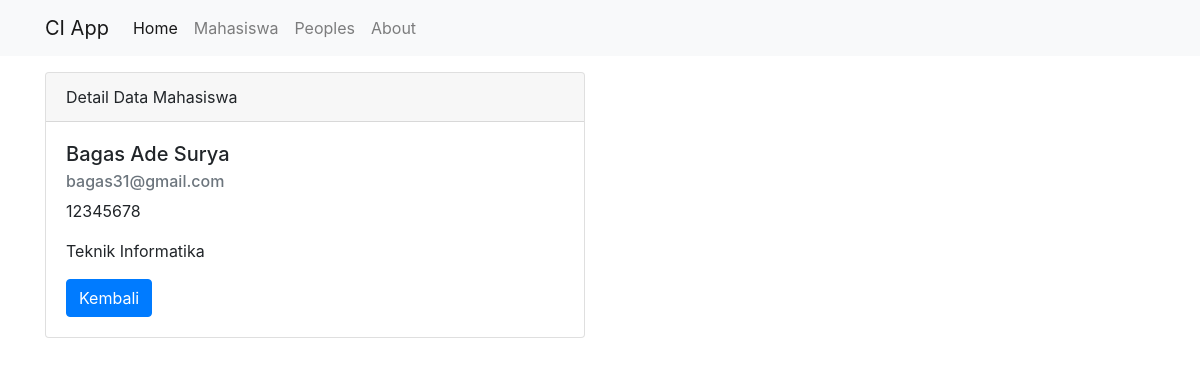
The page /mahasiswa/detail/16 on the database as committed earlier.
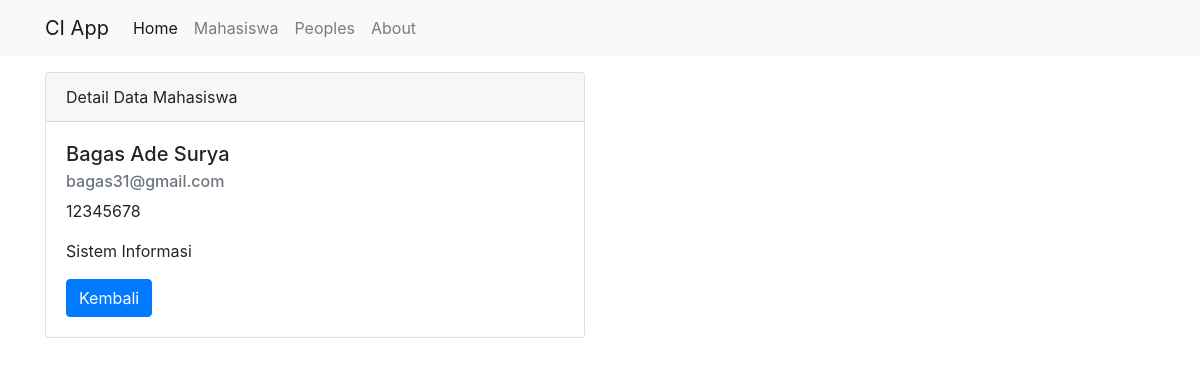
The same page on the database as committed later.
### tables this page shows
CREATE TABLE `mahasiswa` (
  `id` int(11) NOT NULL,
  `nama` varchar(100) NOT NULL,
  `nim` varchar(100) NOT NULL,
  `email` varchar(100) NOT NULL,
  `jurusan` varchar(100) NOT NULL
);

### application/controllers/Mahasiswa.php (called while the page is built, shortened)
<?php
class Mahasiswa extends CI_Controller {
    public function __construct()
    {
        $this->load->model('Mahasiswa_model');
        $this->load->library('form_validation');
    }
    public function detail($id)
    {
        $data['head'] = 'Detail Data Mahasiswa';
        $data['mahasiswa'] = $this->Mahasiswa_model->getMahasiswaById($id);
        $this->load->view('templates/header', $data);
        $this->load->view('mahasiswa/detail', $data);
        $this->load->view('templates/footer');
    }
}

### index.php (called while the page is built, shortened)
<?php
require_once BASEPATH.'core/CodeIgniter.php';

### application/models/Mahasiswa_model.php (called while the page is built, shortened)
<?php
class Mahasiswa_model extends CI_Model {
    public function getMahasiswaById($id)
    {
        return $this->db->get_where('mahasiswa', ['id' => $id])->row_array();
    }
}

### application/views/mahasiswa/detail.php (the view)
<div class="container">
    <div class="row mt-3">
        <div class="col-md-6">
            <div class="card">
                <div class="card-header">
                    Detail Data Mahasiswa
                </div>
                <div class="card-body">
                    <h5 class="card-title"><?= $mahasiswa['nama']; ?></h5>
                    <h6 class="card-subtitle mb-2 text-muted"><?= $mahasiswa['email']; ?></h6>
                    <p class="card-text"><?= $mahasiswa['nim']; ?></p>
                    <p class="card-text"><?= $mahasiswa['jurusan']; ?></p>
                    <a href="<?= base_url(); ?>mahasiswa" class="btn btn-primary">Kembali</a>
                </div>
            </div>
        </div>
    </div>
</div>

Rows that differ between the two databases and show on the page:
changed mahasiswa "Bagas Ade Surya": jurusan "Teknik Informatika" → "Sistem Informasi"
